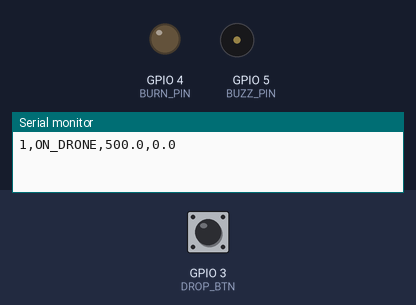
A sketch run on a simulated ESP32-C3. Shown: output pins drawn as LEDs (lit = HIGH), buzzer (waves = sounding, pin HIGH), the last lines printed to the serial monitor. The inputs (shaded band) are chosen by the test bench; at power-on: GPIO 3 (DROP_BTN) HIGH.

Above: at 1.2 s.
1.3 s: GPIO 3 (DROP_BTN) pulled LOW for 0.15 s
At 3.8 s:
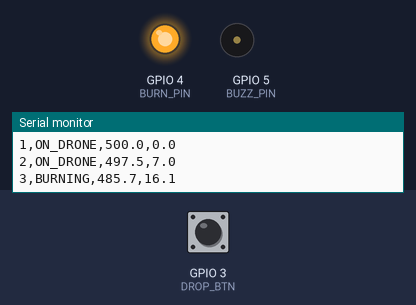
Timing chart, 0 to 6.2 s (numbered marks = the images above; inputs shaded):
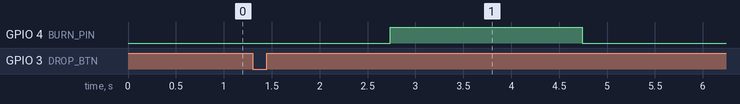

Measured:
- after the input at 1.3 s, GPIO 4 (BURN_PIN): LOW → HIGH after 1.4 s, → LOW 2.0 s later

The sketch:

flight_logic.ino
```cpp
// Ironclad CanSat flight logic (simulation build for Wokwi, ESP32-C3).
// Height is simulated until the BME280 is wired; the real build replaces fakeHeight()
// with the pressure altitude from the BME280.
//
// Wokwi wiring: LED + 220 ohm on GPIO 4 (stands in for the MOSFET + nichrome),
// buzzer on GPIO 5, pushbutton from GPIO 3 to GND (press = the drone lets go).

const int BURN_PIN = 4;
const int BUZZ_PIN = 5;
const int DROP_BTN = 3;

enum State { ON_DRONE, BURNING, DESCENT, LANDED };
State state = ON_DRONE;
const char* NAMES[] = {"ON_DRONE", "BURNING", "DESCENT", "LANDED"};

bool released = false, chuteOpen = false;
float h = 500, v = 0, maxH = 500;
unsigned long tLast, tBurn, tPacket = 0;

float fakeHeight(float dt) {             // same physics as the Colab notebook
  if (!released || h <= 0) return h;
  float cdA = 0.8 * 0.00342 + (chuteOpen ? 0.8 * 0.196 : 0);
  float a = 9.81 - 0.5 * 1.15 * v * v * cdA / 0.30;
  v += a * dt;  h -= v * dt;
  if (h < 0) { h = 0; v = 0; }
  return h;
}

void setup() {
  Serial.begin(115200);
  pinMode(BURN_PIN, OUTPUT);
  pinMode(BUZZ_PIN, OUTPUT);
  pinMode(DROP_BTN, INPUT_PULLUP);
  tLast = millis();
}

void loop() {
  unsigned long now = millis();
  float dt = (now - tLast) / 1000.0;  tLast = now;
  if (digitalRead(DROP_BTN) == LOW) released = true;
  float height = fakeHeight(dt);
  if (height > maxH) maxH = height;

  switch (state) {
    case ON_DRONE:                       // fire once we have fallen 10 m
      if (height < maxH - 10) { digitalWrite(BURN_PIN, HIGH); tBurn = now; state = BURNING; }
      break;
    case BURNING:                        // 2 s to cut the thread
      if (now - tBurn > 2000) { digitalWrite(BURN_PIN, LOW); chuteOpen = true; state = DESCENT; }
      break;
    case DESCENT:
      if (height <= 0.5) state = LANDED;
      break;
    case LANDED:
      break;
  }
  if (now - tPacket >= 1000) {           // one telemetry line per second
    tPacket = now;
    Serial.printf("%lu,%s,%.1f,%.1f\n", now / 1000, NAMES[state], height, v);
    if (state == LANDED) tone(BUZZ_PIN, 2000, 300);   // beep so the team can find it
  }
  delay(10);
}
```
